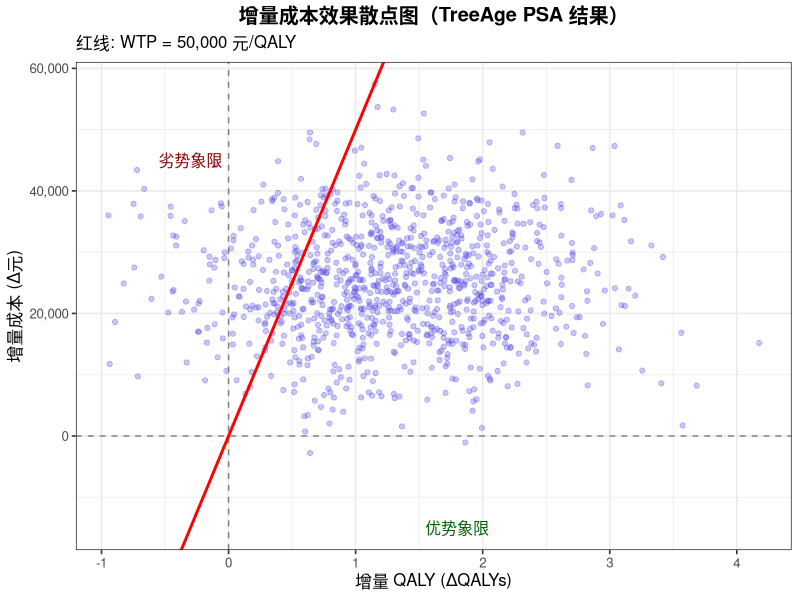
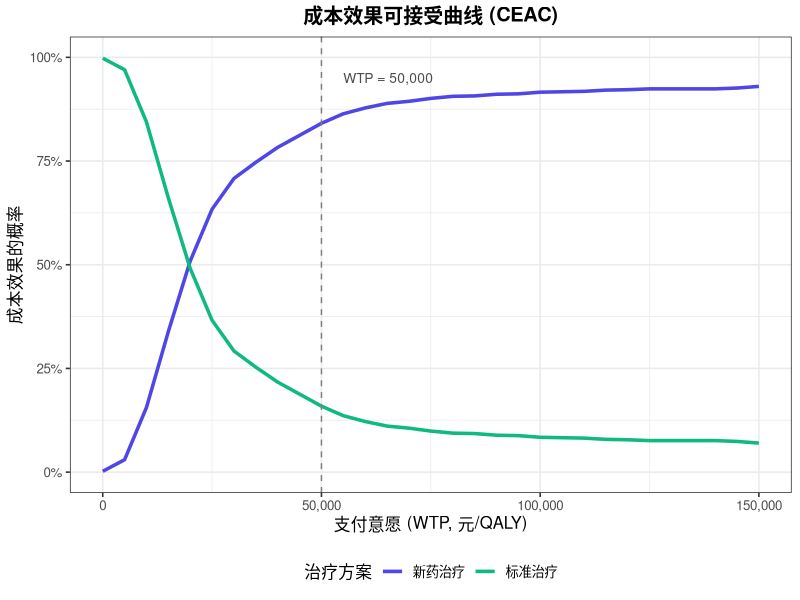

Write the R code that produced these figures, in order.
## ---- chunk 1
knitr::opts_chunk$set(
    echo = TRUE,
    warning = FALSE,
    message = FALSE,
    fig.width = 8,
    fig.height = 5,
    fig.retina = 2,
    out.width = "100%",
    dpi = 150
)
## ---- chunk 2
library(ggplot2)
library(scales)
library(dplyr)

# 模拟 TreeAge PSA 导出数据
set.seed(42)
psa_results <- data.frame(
    simulation = 1:1000,
    strategy = rep(c("标准治疗", "新药治疗"), each = 1000),
    cost = c(rnorm(1000, 50000, 5000), rnorm(1000, 75000, 8000)),
    qaly = c(rnorm(1000, 5.2, 0.5), rnorm(1000, 6.5, 0.6))
)

# 增量成本效果散点图
ref_data <- psa_results %>%
    filter(strategy == "标准治疗") %>%
    select(simulation, ref_cost = cost, ref_qaly = qaly)

incremental <- psa_results %>%
    filter(strategy == "新药治疗") %>%
    left_join(ref_data, by = "simulation") %>%
    mutate(
        delta_cost = cost - ref_cost,
        delta_qaly = qaly - ref_qaly
    )

ggplot(incremental, aes(x = delta_qaly, y = delta_cost)) +
    geom_point(alpha = 0.3, color = "#4f46e5") +
    geom_hline(yintercept = 0, linetype = "dashed", color = "gray50") +
    geom_vline(xintercept = 0, linetype = "dashed", color = "gray50") +
    geom_abline(intercept = 0, slope = 50000, color = "red", linewidth = 1) +
    scale_y_continuous(labels = comma_format()) +
    labs(
        title = "增量成本效果散点图（TreeAge PSA 结果）",
        subtitle = "红线: WTP = 50,000 元/QALY",
        x = "增量 QALY (ΔQALYs)",
        y = "增量成本 (Δ元)"
    ) +
    theme_bw(base_size = 12) +
    theme(
        plot.title = element_text(hjust = 0.5, face = "bold")
    ) +
    annotate("text",
        x = 1.8, y = -15000, label = "优势象限",
        color = "darkgreen", size = 4
    ) +
    annotate("text",
        x = -0.3, y = 45000, label = "劣势象限",
        color = "darkred", size = 4
    )
## ---- chunk 3
# 计算不同 WTP 下的 CEAC
calculate_ceac <- function(psa_data, wtp_range) {
    strategies <- unique(psa_data$strategy)
    n_sim <- length(unique(psa_data$simulation))
    results <- data.frame()

    for (wtp in wtp_range) {
        nmb_data <- psa_data %>%
            mutate(nmb = wtp * qaly - cost)

        best_strategy <- nmb_data %>%
            group_by(simulation) %>%
            slice_max(nmb, n = 1) %>%
            ungroup()

        prob_best <- best_strategy %>%
            count(strategy) %>%
            mutate(probability = n / n_sim)

        for (s in strategies) {
            if (!s %in% prob_best$strategy) {
                prob_best <- bind_rows(
                    prob_best,
                    data.frame(strategy = s, n = 0, probability = 0)
                )
            }
        }

        prob_best$wtp <- wtp
        results <- bind_rows(results, prob_best)
    }
    results
}

wtp_range <- seq(0, 150000, by = 5000)
ceac_data <- calculate_ceac(psa_results, wtp_range)

ggplot(ceac_data, aes(x = wtp, y = probability, color = strategy)) +
    geom_line(linewidth = 1.2) +
    geom_vline(xintercept = 50000, linetype = "dashed", color = "gray50") +
    scale_x_continuous(labels = comma_format()) +
    scale_y_continuous(limits = c(0, 1), labels = percent_format()) +
    scale_color_manual(values = c("#4f46e5", "#10b981")) +
    labs(
        title = "成本效果可接受曲线 (CEAC)",
        x = "支付意愿 (WTP, 元/QALY)",
        y = "成本效果的概率",
        color = "治疗方案"
    ) +
    theme_bw(base_size = 12) +
    theme(
        legend.position = "bottom",
        plot.title = element_text(hjust = 0.5, face = "bold")
    ) +
    annotate("text",
        x = 55000, y = 0.95, label = "WTP = 50,000",
        hjust = 0, color = "gray30", size = 3.5
    )
